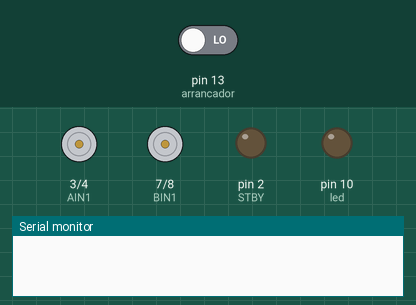
Simulated run of this sketch. Board: Arduino Nano, built with avr-gcc and run on an emulated ATmega328P. On the bench: motor-driver pin pairs drawn as motors (green arrow = first pin HIGH = forward, orange = second pin HIGH = backward, longer = more drive, scaled by the enable pin, stopped while the standby pin is LOW), output pins drawn as LEDs (lit = HIGH), the last lines printed to the serial monitor. The inputs (shaded band) are chosen by the test bench; at power-on: pin 13 (arrancador) LOW.

Above: at 0.1 s.
At 35.1 s:
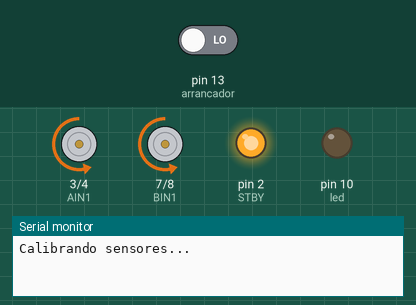
At 37.1 s:
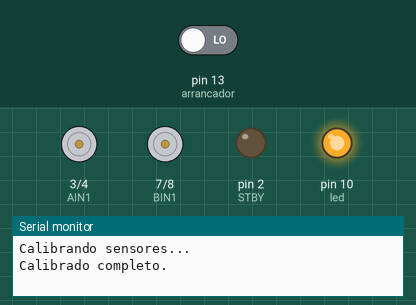
Timing chart, 0 to 38.6 s (numbered marks = the images above):
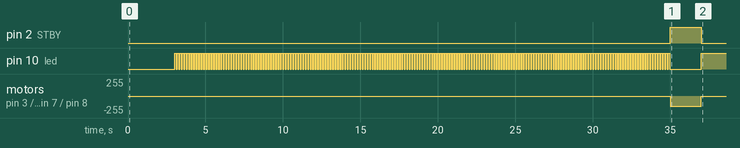

The sketch:

basicLineFollower.ino
```cpp
#include <QTRSensors.h>

// --- Pines motores ---
#define PWMA 5
#define AIN1 3
#define AIN2 4
#define STBY 2
#define BIN1 7
#define BIN2 8
#define PWMB 6

// Pines de control
#define arrancador 13
#define led 10   // LED indicador

// --- Sensores ---
const uint8_t SensorCount = 8;
const int TARGET_POSITION = 3500;
const uint16_t CALIBRATION_STEPS = 400;

// --- Variables estáticas de control ---
const float Kp = 0.5;
const float Ki = 0.00;
const float Kd = 0.0;
const int maxSpeed = 230;
const int MOTOR_RIGHT_OFFSET = 30;
const float SPEED_REDUCTION_FACTOR = 0.00005;
const float TURN_SPEED_FACTOR = 0.85;

// --- PID ---
int lastError = 0;
int integral = 0;

// --- Sensores ---
QTRSensors qtr;
uint16_t sensorValues[SensorCount];

// --- Manejo del LED ---
void ledApagado() { digitalWrite(led, LOW); }
void ledEncendido() { digitalWrite(led, HIGH); }
void ledParpadeo() {
  digitalWrite(led, !digitalRead(led));
  delay(50);
}

// --- Motores ---
void mover(int vi, int vd) {

  digitalWrite(STBY, HIGH); // TB6612 habilitado

  if (vi >= 0) {
    digitalWrite(AIN1, HIGH);
    digitalWrite(AIN2, LOW);
    analogWrite(PWMA, vi);
  } else {
    digitalWrite(AIN1, LOW);
    digitalWrite(AIN2, HIGH);
    analogWrite(PWMA, -vi);
  }

  if (vd >= 0) {
    digitalWrite(BIN1, HIGH);
    digitalWrite(BIN2, LOW);
    analogWrite(PWMB, vd);
  } else {
    digitalWrite(BIN1, LOW);
    digitalWrite(BIN2, HIGH);
    analogWrite(PWMB, -vd);
  }
}

void off() {
  analogWrite(PWMA, 0);
  analogWrite(PWMB, 0);
  digitalWrite(AIN1, LOW);
  digitalWrite(AIN2, LOW);
  digitalWrite(BIN1, LOW);
  digitalWrite(BIN2, LOW);
  digitalWrite(STBY, LOW); // Modo standby
}

// --- Calibración ---
void calibrarSensores() {
  Serial.println("Calibrando sensores...");

  // LED PARPADEANDO
  for (uint16_t i = 0; i < CALIBRATION_STEPS; i++) {
    qtr.calibrate();
    ledParpadeo();
    delay(5);
  }

  mover(-150, -150);
  delay(2000);
  off();

  ledEncendido(); // Calibrado exitoso
  Serial.println("Calibrado completo.");
}

// --- PID ---
void seguirLineaPID() {
  uint16_t position = qtr.readLineBlack(sensorValues);

  if (position == 0 || position == (SensorCount - 1) * 1000) {
    if (lastError > 0)
      mover(maxSpeed * TURN_SPEED_FACTOR, -maxSpeed * TURN_SPEED_FACTOR);
    else
      mover(-maxSpeed * TURN_SPEED_FACTOR, maxSpeed * TURN_SPEED_FACTOR);
    return;
  }

  int error = position - TARGET_POSITION;
  integral += error;
  integral = constrain(integral, -1000, 1000);
  int derivative = error - lastError;
  lastError = error;

  int correction = Kp * error + Ki * integral + Kd * derivative;

  int speedReduction = (error * error) * SPEED_REDUCTION_FACTOR;
  int dynamicSpeed = maxSpeed - speedReduction;
  dynamicSpeed = constrain(dynamicSpeed, 0, maxSpeed);

  int vi = dynamicSpeed + correction;
  int vd = dynamicSpeed - correction + MOTOR_RIGHT_OFFSET;

  vi = constrain(vi, -maxSpeed, maxSpeed);
  vd = constrain(vd, -maxSpeed, maxSpeed);

  mover(vi, vd);
}

// --- Setup ---
void setup() {
  pinMode(PWMA, OUTPUT);
  pinMode(AIN1, OUTPUT);
  pinMode(AIN2, OUTPUT);
  pinMode(STBY, OUTPUT);
  pinMode(BIN1, OUTPUT);
  pinMode(BIN2, OUTPUT);
  pinMode(PWMB, OUTPUT);

  pinMode(arrancador, INPUT);
  pinMode(led, OUTPUT);

  ledApagado();

  Serial.begin(9600);

  qtr.setTypeRC();
  qtr.setSensorPins((const uint8_t[]){A0,A1,A2,A3,A4,A5,A6,A7}, SensorCount);
  qtr.setEmitterPin(12);

  // 3 segundos antes de calibrar
  delay(3000);

  calibrarSensores();
}

// --- Loop ---
void loop() {
  if (digitalRead(arrancador) == LOW) {
    off();
    return;
  }

  seguirLineaPID();
}
```
